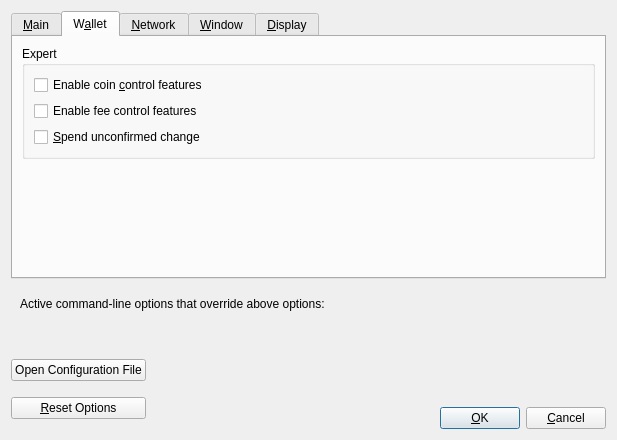
<?xml version="1.0" encoding="UTF-8"?>
<ui version="4.0">
 <class>OptionsDialog</class>
 <widget class="QDialog" name="OptionsDialog">
  <property name="geometry">
   <rect>
    <x>0</x>
    <y>0</y>
    <width>617</width>
    <height>440</height>
   </rect>
  </property>
  <property name="windowTitle">
   <string>Options</string>
  </property>
  <property name="modal">
   <bool>true</bool>
  </property>
  <layout class="QVBoxLayout" name="verticalLayout">
   <item>
    <widget class="QTabWidget" name="tabWidget">
     <property name="currentIndex">
      <number>1</number>
     </property>
     <widget class="QWidget" name="tabMain">
      <attribute name="title">
       <string>&amp;Main</string>
      </attribute>
      <layout class="QVBoxLayout" name="verticalLayout_Main">
       <item>
        <widget class="QCheckBox" name="astralAtStartup">
         <property name="toolTip">
          <string>Automatically start %1 after logging in to the system.</string>
         </property>
         <property name="text">
          <string>&amp;Start %1 on system login</string>
         </property>
        </widget>
       </item>
       <item>
        <layout class="QHBoxLayout" name="horizontalLayout_2_Main">
         <item>
          <widget class="QLabel" name="databaseCacheLabel">
           <property name="text">
            <string>Size of &amp;database cache</string>
           </property>
           <property name="textFormat">
            <enum>Qt::PlainText</enum>
           </property>
           <property name="buddy">
            <cstring>databaseCache</cstring>
           </property>
          </widget>
         </item>
         <item>
          <widget class="QSpinBox" name="databaseCache"/>
         </item>
         <item>
          <widget class="QLabel" name="databaseCacheUnitLabel">
           <property name="text">
            <string>MB</string>
           </property>
           <property name="textFormat">
            <enum>Qt::PlainText</enum>
           </property>
          </widget>
         </item>
         <item>
          <spacer name="horizontalSpacer_2_Main">
           <property name="orientation">
            <enum>Qt::Horizontal</enum>
           </property>
           <property name="sizeHint" stdset="0">
            <size>
             <width>40</width>
             <height>20</height>
            </size>
           </property>
          </spacer>
         </item>
        </layout>
       </item>
       <item>
        <layout class="QHBoxLayout" name="horizontalLayout_3_Main">
         <item>
          <widget class="QLabel" name="threadsScriptVerifLabel">
           <property name="text">
            <string>Number of script &amp;verification threads</string>
           </property>
           <property name="textFormat">
            <enum>Qt::PlainText</enum>
           </property>
           <property name="buddy">
            <cstring>threadsScriptVerif</cstring>
           </property>
          </widget>
         </item>
         <item>
          <widget class="QSpinBox" name="threadsScriptVerif">
           <property name="toolTip">
            <string>(0 = auto, &lt;0 = leave that many cores free)</string>
           </property>
          </widget>
         </item>
         <item>
          <spacer name="horizontalSpacer_3_Main">
           <property name="orientation">
            <enum>Qt::Horizontal</enum>
           </property>
           <property name="sizeHint" stdset="0">
            <size>
             <width>40</width>
             <height>20</height>
            </size>
           </property>
          </spacer>
         </item>
        </layout>
       </item>
       <item>
        <spacer name="verticalSpacer_Main">
         <property name="orientation">
          <enum>Qt::Vertical</enum>
         </property>
         <property name="sizeHint" stdset="0">
          <size>
           <width>20</width>
           <height>40</height>
          </size>
         </property>
        </spacer>
       </item>
      </layout>
     </widget>
     <widget class="QWidget" name="tabWallet">
      <attribute name="title">
       <string>W&amp;allet</string>
      </attribute>
      <layout class="QVBoxLayout" name="verticalLayout_Wallet">
       <item>
        <widget class="QGroupBox" name="groupBox">
         <property name="title">
          <string>Expert</string>
         </property>
         <layout class="QVBoxLayout" name="verticalLayout_2">
          <item>
           <widget class="QCheckBox" name="coinControlFeatures">
            <property name="toolTip">
             <string>Whether to show coin control features or not.</string>
            </property>
            <property name="text">
             <string>Enable coin &amp;control features</string>
            </property>
           </widget>
          </item>
          <item>
           <widget class="QCheckBox" name="customFeeFeatures">
            <property name="text">
             <string>Enable fee control features</string>
            </property>
           </widget>
          </item>
          <item>
           <widget class="QCheckBox" name="spendZeroConfChange">
            <property name="toolTip">
             <string>If you disable the spending of unconfirmed change, the change from a transaction cannot be used until that transaction has at least one confirmation. This also affects how your balance is computed.</string>
            </property>
            <property name="text">
             <string>&amp;Spend unconfirmed change</string>
            </property>
           </widget>
          </item>
         </layout>
        </widget>
       </item>
       <item>
        <spacer name="verticalSpacer_Wallet">
         <property name="orientation">
          <enum>Qt::Vertical</enum>
         </property>
         <property name="sizeHint" stdset="0">
          <size>
           <width>20</width>
           <height>40</height>
          </size>
         </property>
        </spacer>
       </item>
      </layout>
     </widget>
     <widget class="QWidget" name="tabNetwork">
      <attribute name="title">
       <string>&amp;Network</string>
      </attribute>
      <layout class="QVBoxLayout" name="verticalLayout_Network">
       <item>
        <widget class="QCheckBox" name="mapPortUpnp">
         <property name="toolTip">
          <string>Automatically open the Astral client port on the router. This only works when your router supports UPnP and it is enabled.</string>
         </property>
         <property name="text">
          <string>Map port using &amp;UPnP</string>
         </property>
        </widget>
       </item>
       <item>
        <widget class="QCheckBox" name="allowIncoming">
         <property name="toolTip">
          <string>Accept connections from outside.</string>
         </property>
         <property name="text">
          <string>Allow incomin&amp;g connections</string>
         </property>
        </widget>
       </item>
       <item>
        <widget class="QCheckBox" name="connectSocks">
         <property name="toolTip">
          <string>Connect to the Astral network through a SOCKS5 proxy.</string>
         </property>
         <property name="text">
          <string>&amp;Connect through SOCKS5 proxy (default proxy):</string>
         </property>
        </widget>
       </item>
       <item>
        <layout class="QHBoxLayout" name="horizontalLayout_1_Network">
         <item>
          <widget class="QLabel" name="proxyIpLabel">
           <property name="text">
            <string>Proxy &amp;IP:</string>
           </property>
           <property name="textFormat">
            <enum>Qt::PlainText</enum>
           </property>
           <property name="buddy">
            <cstring>proxyIp</cstring>
           </property>
          </widget>
         </item>
         <item>
          <widget class="QValidatedLineEdit" name="proxyIp">
           <property name="minimumSize">
            <size>
             <width>140</width>
             <height>0</height>
            </size>
           </property>
           <property name="maximumSize">
            <size>
             <width>140</width>
             <height>16777215</height>
            </size>
           </property>
           <property name="toolTip">
            <string>IP address of the proxy (e.g. IPv4: 127.0.0.1 / IPv6: ::1)</string>
           </property>
          </widget>
         </item>
         <item>
          <widget class="QLabel" name="proxyPortLabel">
           <property name="text">
            <string>&amp;Port:</string>
           </property>
           <property name="textFormat">
            <enum>Qt::PlainText</enum>
           </property>
           <property name="buddy">
            <cstring>proxyPort</cstring>
           </property>
          </widget>
         </item>
         <item>
          <widget class="QLineEdit" name="proxyPort">
           <property name="minimumSize">
            <size>
             <width>55</width>
             <height>0</height>
            </size>
           </property>
           <property name="maximumSize">
            <size>
             <width>55</width>
             <height>16777215</height>
            </size>
           </property>
           <property name="toolTip">
            <string>Port of the proxy (e.g. 9050)</string>
           </property>
          </widget>
         </item>
         <item>
          <spacer name="horizontalSpacer_1_Network">
           <property name="orientation">
            <enum>Qt::Horizontal</enum>
           </property>
           <property name="sizeHint" stdset="0">
            <size>
             <width>40</width>
             <height>20</height>
            </size>
           </property>
          </spacer>
         </item>
        </layout>
       </item>
       <item>
        <layout class="QHBoxLayout" name="horizontalLayout_2_Network">
         <item>
          <widget class="QLabel" name="proxyActiveNets">
           <property name="text">
            <string>Used for reaching peers via:</string>
           </property>
           <property name="textFormat">
            <enum>Qt::PlainText</enum>
           </property>
          </widget>
         </item>
         <item>
          <widget class="QCheckBox" name="proxyReachIPv4">
           <property name="enabled">
            <bool>false</bool>
           </property>
           <property name="toolTip">
            <string>Shows if the supplied default SOCKS5 proxy is used to reach peers via this network type.</string>
           </property>
           <property name="text">
            <string/>
           </property>
          </widget>
         </item>
         <item>
          <widget class="QLabel" name="proxyReachIPv4Label">
           <property name="text">
            <string>IPv4</string>
           </property>
           <property name="textFormat">
            <enum>Qt::PlainText</enum>
           </property>
          </widget>
         </item>
         <item>
          <widget class="QCheckBox" name="proxyReachIPv6">
           <property name="enabled">
            <bool>false</bool>
           </property>
           <property name="toolTip">
            <string>Shows if the supplied default SOCKS5 proxy is used to reach peers via this network type.</string>
           </property>
           <property name="text">
            <string/>
           </property>
          </widget>
         </item>
         <item>
          <widget class="QLabel" name="proxyReachIPv6Label">
           <property name="text">
            <string>IPv6</string>
           </property>
           <property name="textFormat">
            <enum>Qt::PlainText</enum>
           </property>
          </widget>
         </item>
         <item>
          <widget class="QCheckBox" name="proxyReachTor">
           <property name="enabled">
            <bool>false</bool>
           </property>
           <property name="toolTip">
            <string>Shows if the supplied default SOCKS5 proxy is used to reach peers via this network type.</string>
           </property>
           <property name="text">
            <string/>
           </property>
          </widget>
         </item>
         <item>
          <widget class="QLabel" name="proxyReachTorLabel">
           <property name="text">
            <string>Tor</string>
           </property>
           <property name="textFormat">
            <enum>Qt::PlainText</enum>
           </property>
          </widget>
         </item>
         <item>
          <spacer name="horizontalSpacer_2_Network">
           <property name="orientation">
            <enum>Qt::Horizontal</enum>
           </property>
           <property name="sizeHint" stdset="0">
            <size>
             <width>40</width>
             <height>20</height>
            </size>
           </property>
          </spacer>
         </item>
        </layout>
       </item>
       <item>
        <widget class="QCheckBox" name="connectSocksTor">
         <property name="toolTip">
          <string>Connect to the Astral network through a separate SOCKS5 proxy for Tor hidden services.</string>
         </property>
         <property name="text">
          <string>Use separate SOCKS&amp;5 proxy to reach peers via Tor hidden services:</string>
         </property>
        </widget>
       </item>
       <item>
        <layout class="QHBoxLayout" name="horizontalLayout_3_Network">
         <item>
          <widget class="QLabel" name="proxyIpTorLabel">
           <property name="text">
            <string>Proxy &amp;IP:</string>
           </property>
           <property name="textFormat">
            <enum>Qt::PlainText</enum>
           </property>
           <property name="buddy">
            <cstring>proxyIpTor</cstring>
           </property>
          </widget>
         </item>
         <item>
          <widget class="QValidatedLineEdit" name="proxyIpTor">
           <property name="minimumSize">
            <size>
             <width>140</width>
             <height>0</height>
            </size>
           </property>
           <property name="maximumSize">
            <size>
             <width>140</width>
             <height>16777215</height>
            </size>
           </property>
           <property name="toolTip">
            <string>IP address of the proxy (e.g. IPv4: 127.0.0.1 / IPv6: ::1)</string>
           </property>
          </widget>
         </item>
         <item>
          <widget class="QLabel" name="proxyPortTorLabel">
           <property name="text">
            <string>&amp;Port:</string>
           </property>
           <property name="textFormat">
            <enum>Qt::PlainText</enum>
           </property>
           <property name="buddy">
            <cstring>proxyPortTor</cstring>
           </property>
          </widget>
         </item>
         <item>
          <widget class="QLineEdit" name="proxyPortTor">
           <property name="minimumSize">
            <size>
             <width>55</width>
             <height>0</height>
            </size>
           </property>
           <property name="maximumSize">
            <size>
             <width>55</width>
             <height>16777215</height>
            </size>
           </property>
           <property name="toolTip">
            <string>Port of the proxy (e.g. 9050)</string>
           </property>
          </widget>
         </item>
         <item>
          <spacer name="horizontalSpacer_4_Network">
           <property name="orientation">
            <enum>Qt::Horizontal</enum>
           </property>
           <property name="sizeHint" stdset="0">
            <size>
             <width>40</width>
             <height>20</height>
            </size>
           </property>
          </spacer>
         </item>
        </layout>
       </item>
       <item>
        <spacer name="verticalSpacer_Network">
         <property name="orientation">
          <enum>Qt::Vertical</enum>
         </property>
         <property name="sizeHint" stdset="0">
          <size>
           <width>20</width>
           <height>40</height>
          </size>
         </property>
        </spacer>
       </item>
      </layout>
     </widget>
     <widget class="QWidget" name="tabWindow">
      <attribute name="title">
       <string>&amp;Window</string>
      </attribute>
      <layout class="QVBoxLayout" name="verticalLayout_Window">
       <item>
        <widget class="QCheckBox" name="hideTrayIcon">
         <property name="toolTip">
          <string>Hide the icon from the system tray.</string>
         </property>
         <property name="text">
          <string>&amp;Hide tray icon</string>
         </property>
        </widget>
       </item>
       <item>
        <widget class="QCheckBox" name="minimizeToTray">
         <property name="toolTip">
          <string>Show only a tray icon after minimizing the window.</string>
         </property>
         <property name="text">
          <string>&amp;Minimize to the tray instead of the taskbar</string>
         </property>
        </widget>
       </item>
       <item>
        <widget class="QCheckBox" name="minimizeOnClose">
         <property name="toolTip">
          <string>Minimize instead of exit the application when the window is closed. When this option is enabled, the application will be closed only after selecting Exit in the menu.</string>
         </property>
         <property name="text">
          <string>M&amp;inimize on close</string>
         </property>
        </widget>
       </item>
       <item>
        <spacer name="verticalSpacer_Window">
         <property name="orientation">
          <enum>Qt::Vertical</enum>
         </property>
         <property name="sizeHint" stdset="0">
          <size>
           <width>20</width>
           <height>40</height>
          </size>
         </property>
        </spacer>
       </item>
      </layout>
     </widget>
     <widget class="QWidget" name="tabDisplay">
      <attribute name="title">
       <string>&amp;Display</string>
      </attribute>
      <layout class="QVBoxLayout" name="verticalLayout_Display">
       <item>
        <layout class="QHBoxLayout" name="horizontalLayout_1_Display">
         <item>
          <widget class="QLabel" name="langLabel">
           <property name="text">
            <string>User Interface &amp;language:</string>
           </property>
           <property name="textFormat">
            <enum>Qt::PlainText</enum>
           </property>
           <property name="buddy">
            <cstring>lang</cstring>
           </property>
          </widget>
         </item>
         <item>
          <widget class="QValueComboBox" name="lang">
           <property name="toolTip">
            <string>The user interface language can be set here. This setting will take effect after restarting %1.</string>
           </property>
          </widget>
         </item>
        </layout>
       </item>
       <item>
        <layout class="QHBoxLayout" name="horizontalLayout_2_Display">
         <item>
          <widget class="QLabel" name="unitLabel">
           <property name="text">
            <string>&amp;Unit to show amounts in:</string>
           </property>
           <property name="textFormat">
            <enum>Qt::PlainText</enum>
           </property>
           <property name="buddy">
            <cstring>unit</cstring>
           </property>
          </widget>
         </item>
         <item>
          <widget class="QValueComboBox" name="unit">
           <property name="toolTip">
            <string>Choose the default subdivision unit to show in the interface and when sending coins.</string>
           </property>
          </widget>
         </item>
        </layout>
       </item>
       <item>
        <layout class="QHBoxLayout" name="horizontalLayout_3_Display">
         <item>
          <widget class="QLabel" name="thirdPartyTxUrlsLabel">
           <property name="toolTip">
            <string>Third party URLs (e.g. a block explorer) that appear in the transactions tab as context menu items. %s in the URL is replaced by transaction hash. Multiple URLs are separated by vertical bar |.</string>
           </property>
           <property name="text">
            <string>&amp;Third party transaction URLs</string>
           </property>
           <property name="buddy">
            <cstring>thirdPartyTxUrls</cstring>
           </property>
          </widget>
         </item>
         <item>
          <widget class="QLineEdit" name="thirdPartyTxUrls">
           <property name="toolTip">
            <string>Third party URLs (e.g. a block explorer) that appear in the transactions tab as context menu items. %s in the URL is replaced by transaction hash. Multiple URLs are separated by vertical bar |.</string>
           </property>
          </widget>
         </item>
        </layout>
       </item>
       <item>
        <spacer name="verticalSpacer_Display">
         <property name="orientation">
          <enum>Qt::Vertical</enum>
         </property>
         <property name="sizeHint" stdset="0">
          <size>
           <width>20</width>
           <height>40</height>
          </size>
         </property>
        </spacer>
       </item>
      </layout>
     </widget>
    </widget>
   </item>
   <item>
    <widget class="QFrame" name="frame">
     <layout class="QVBoxLayout" name="verticalLayout_Bottom">
      <item>
       <layout class="QHBoxLayout" name="horizontalLayout_Bottom">
        <item>
         <widget class="QLabel" name="overriddenByCommandLineInfoLabel">
          <property name="text">
           <string>Active command-line options that override above options:</string>
          </property>
          <property name="textFormat">
           <enum>Qt::PlainText</enum>
          </property>
         </widget>
        </item>
        <item>
         <spacer name="horizontalSpacer_Bottom">
          <property name="orientation">
           <enum>Qt::Horizontal</enum>
          </property>
          <property name="sizeHint" stdset="0">
           <size>
            <width>40</width>
            <height>20</height>
           </size>
          </property>
         </spacer>
        </item>
       </layout>
      </item>
      <item>
       <widget class="QLabel" name="overriddenByCommandLineLabel">
        <property name="text">
         <string/>
        </property>
        <property name="textFormat">
         <enum>Qt::PlainText</enum>
        </property>
        <property name="wordWrap">
         <bool>true</bool>
        </property>
       </widget>
      </item>
     </layout>
    </widget>
   </item>
   <item>
    <layout class="QHBoxLayout" name="horizontalLayout_Buttons">
     <item>
      <layout class="QVBoxLayout" name="verticalLayout_Buttons">
       <item>
        <widget class="QPushButton" name="openAstralConfButton">
         <property name="toolTip">
          <string>Open the %1 configuration file from the working directory.</string>
         </property>
         <property name="text">
          <string>Open Configuration File</string>
         </property>
         <property name="autoDefault">
          <bool>false</bool>
         </property>
        </widget>
       </item>
       <item>
        <widget class="QPushButton" name="resetButton">
         <property name="toolTip">
          <string>Reset all client options to default.</string>
         </property>
         <property name="text">
          <string>&amp;Reset Options</string>
         </property>
         <property name="autoDefault">
          <bool>false</bool>
         </property>
        </widget>
       </item>
      </layout>
     </item>
     <item>
      <spacer name="horizontalSpacer_1">
       <property name="orientation">
        <enum>Qt::Horizontal</enum>
       </property>
       <property name="sizeHint" stdset="0">
        <size>
         <width>40</width>
         <height>48</height>
        </size>
       </property>
      </spacer>
     </item>
     <item>
      <widget class="QLabel" name="statusLabel">
       <property name="minimumSize">
        <size>
         <width>200</width>
         <height>0</height>
        </size>
       </property>
       <property name="font">
        <font>
         <weight>75</weight>
         <bold>true</bold>
        </font>
       </property>
       <property name="text">
        <string/>
       </property>
       <property name="textFormat">
        <enum>Qt::PlainText</enum>
       </property>
       <property name="wordWrap">
        <bool>true</bool>
       </property>
      </widget>
     </item>
     <item>
      <spacer name="horizontalSpacer_2">
       <property name="orientation">
        <enum>Qt::Horizontal</enum>
       </property>
       <property name="sizeHint" stdset="0">
        <size>
         <width>40</width>
         <height>48</height>
        </size>
       </property>
      </spacer>
     </item>
     <item>
      <layout class="QVBoxLayout" name="verticalLayout_4">
       <item>
        <spacer name="verticalSpacer">
         <property name="orientation">
          <enum>Qt::Vertical</enum>
         </property>
         <property name="sizeHint" stdset="0">
          <size>
           <width>20</width>
           <height>40</height>
          </size>
         </property>
        </spacer>
       </item>
       <item>
        <layout class="QHBoxLayout" name="horizontalLayout">
         <item>
          <widget class="QPushButton" name="okButton">
           <property name="text">
            <string>&amp;OK</string>
           </property>
           <property name="autoDefault">
            <bool>false</bool>
           </property>
           <property name="default">
            <bool>true</bool>
           </property>
          </widget>
         </item>
         <item>
          <widget class="QPushButton" name="cancelButton">
           <property name="text">
            <string>&amp;Cancel</string>
           </property>
           <property name="autoDefault">
            <bool>false</bool>
           </property>
          </widget>
         </item>
        </layout>
       </item>
      </layout>
     </item>
    </layout>
   </item>
  </layout>
 </widget>
 <customwidgets>
  <customwidget>
   <class>QValidatedLineEdit</class>
   <extends>QLineEdit</extends>
   <header>qvalidatedlineedit.h</header>
  </customwidget>
  <customwidget>
   <class>QValueComboBox</class>
   <extends>QComboBox</extends>
   <header>qvaluecombobox.h</header>
  </customwidget>
 </customwidgets>
 <resources/>
 <connections/>
</ui>
